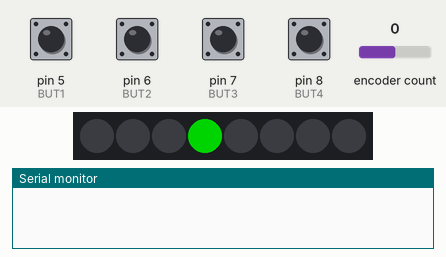
Bench run of a sketch on a simulated Arduino Uno, built with avr-gcc and run on an emulated ATmega328P. Shown: 8 RGB LEDs in strip order, left to right, the last lines printed to the serial monitor. The inputs (shaded band) are chosen by the test bench; at power-on: pin 5 (BUT1), pin 6 (BUT2), pin 7 (BUT3), pin 8 (BUT4) HIGH, encoder count 0. Dim RGB values are drawn brighter than linear.

Above: at 0.1 s.
1.5 s: pin 6 (BUT2) pulled LOW for 0.15 s
At 1.65 s:
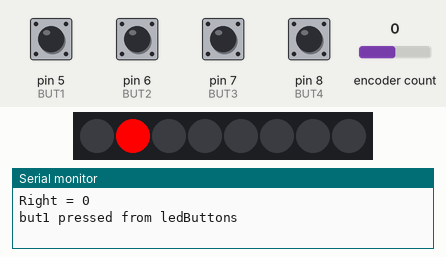
At 3.3 s:
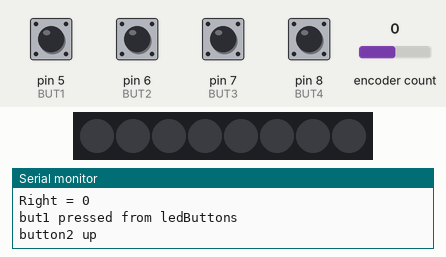
3.6 s: pin 5 (BUT1) pulled LOW for 0.15 s
Timing chart, 0 to 6.6 s (numbered marks = the images above; inputs shaded):
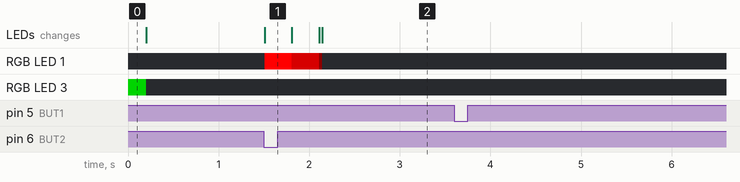

The sketch:

DanielsTeensy.ino
```cpp
#include <Arduino.h>
#include "Inputs.h"
#include "LEDButtons.h"
// MileStone 1 - A Light up keyboard with sounds and lights per key

// inputs
// Inputs needs a generic interface, or it can store the input model inside it
Inputs inputs = Inputs();

// audio
// AudioButtons audioButtons = AudioButtons(inputs);

// led Parts
#define NUM_LEDS 8
#define LED_PIN 14
#define LED_BRIGHTNESS 64
CRGB leds[NUM_LEDS];
unsigned long timer = 0;
unsigned int timeStep = 1000;

// led View objects
LEDButtons ledButtons = LEDButtons(leds, &inputs);


// using a simplified MVC pattern

void setup() {
  FastLED.addLeds<NEOPIXEL, LED_PIN>(leds, NUM_LEDS);
  leds[3] = CRGB(0,128,0);
  FastLED.show();
  delay(200);
  leds[3] = CRGB(0,0,0);

  inputs.begin();
  Serial.begin(9600);

}

void loop() {
  //update all the parts

  inputs.update();
  ledButtons.update();
  // audioButtons.update();
  inputs.debugText();
  // debuging
  // if(millis() - timer > timeStep) {
  //   Serial.println("<3 heartBeat <3");
  //   timer = millis();
  // }


  FastLED.show();
}
```

Inputs.cpp
```cpp
#include "Arduino.h"
#include <Bounce.h>
#include "Inputs.h"

Inputs::Inputs():
    knobRight(ENCODER2A, ENCODER2B),
    button1(BUT1, BUT_BOUNCE),
    button2(BUT2, BUT_BOUNCE),
    button3(BUT3, BUT_BOUNCE),
    button4(BUT4, BUT_BOUNCE)
{
  positionRight = -999;
}

void Inputs::begin() {
  pinMode(BUT1, INPUT_PULLUP);
  pinMode(BUT2, INPUT_PULLUP);
  pinMode(BUT3, INPUT_PULLUP);
  pinMode(BUT4, INPUT_PULLUP);
}
void Inputs::update() {

  button1.update();
  button2.update();
  button3.update();
  button4.update();
}

bool Inputs::isPressed(int pButton) {
  bool pressed = false;
  switch(pButton) {
    case 1:
      pressed = button1.fallingEdge();
      break;
    case 2:
      pressed = button2.fallingEdge();
      break;
    case 3:
      pressed = button3.fallingEdge();
      break;
    case 4:
      pressed = button4.fallingEdge();
      break;

    default:
      break;
  }
  return pressed;
}

long Inputs::getKnobRightMove() {
  long newRight = knobRight.read();
  long difference = newRight - positionRight;
  return difference;
}

void Inputs::debugText() {
  // Encoders
  //
  int newRight = knobRight.read();

  if (newRight != positionRight) {
    Serial.print("Right = ");
    Serial.println(newRight);
    positionRight = newRight;
  }

  // Buttons
  if (button1.fallingEdge()) {
    Serial.println("button1 down");
  }
  if (button1.risingEdge()) {
    Serial.println("button1 up");
  }
  if (button2.fallingEdge()) {
  }
  if (button2.risingEdge()) {
    Serial.println("button2 up");
  }
  if (button3.fallingEdge()) {
    Serial.println("button3 down");
  }
  if (button3.risingEdge()) {
    Serial.println("button3 up");
  }
  if (button4.fallingEdge()) {
    Serial.println("button4 down");
  }
  if (button4.risingEdge()) {
    Serial.println("button4 up");
  }
}
```

Inputs.h
```cpp
/*
 * Inputs.h - A collection of inputs Buttons and Encoders
 * To be used as user input for a larger program.
 * Its an Inputs Manager for Ardreamo
 * by - @kuwala 2-16-2018
 *
 */

#ifndef Inputs_h
#define Inputs_h


#include "Arduino.h"
#include <Encoder.h>
#include <Bounce.h>

// refactor into interface_manager class

#define BUT1 5
#define BUT2 6
#define BUT3 7
#define BUT4 8
#define BUT_BOUNCE 5

// Add 104 capacitors from encoder pins a and b to ground
// To do some debouncing.
#define ENCODER1A 1
#define ENCODER1B 2

#define ENCODER2A 3
#define ENCODER2B 4

class Inputs {
   private:
    Encoder knobRight;
    long positionRight;
    Bounce button1;
    Bounce button2;
    Bounce button3;
    Bounce button4;
  public:
    Inputs();
    void begin();
    void update();
    long getKnobRightMove();
    bool isPressed(int pButton);
    void debugText();
};
#endif
```

LEDButtons.cpp
```cpp
#include "LEDButtons.h"

LEDButtons::LEDButtons(CRGB* pLeds, Inputs* pInputs) {
  mLeds = pLeds;
  mInputs = pInputs;
  mPressedColor = CRGB(255,0,0);

}
void LEDButtons::update() {
  // this would be great with an observer pattern
  int button = 2;
  if(mInputs->isPressed(button) == true) {
    // light up led 1
    mLeds[1] = mPressedColor;
    Serial.println("but1 pressed from ledButtons");
  }
    // mLeds[1] = mPressedColor;

  //dim led 1
  mLeds[1].fadeToBlackBy(1);

}
```

LEDButtons.h
```cpp
#ifndef LEDBUTTONS_H
#define LEDBUTTONS_H
#include "FastLED.h"
#include "Inputs.h"

class LEDButtons {
public:
  LEDButtons(CRGB* pLeds, Inputs* pInputs);
  void update();
private:
  CRGB* mLeds;
  Inputs* mInputs;
  CRGB mPressedColor;

};

#endif
```

Measured:
- after the input at 1.5 s, RGB LED 1: off → RGB(254, 0, 0) at once, → RGB(134, 0, 0) 0.30 s later, → RGB(14, 0, 0) 0.30 s later, → off 0.03 s later; the LEDs: change at once (image 1)
